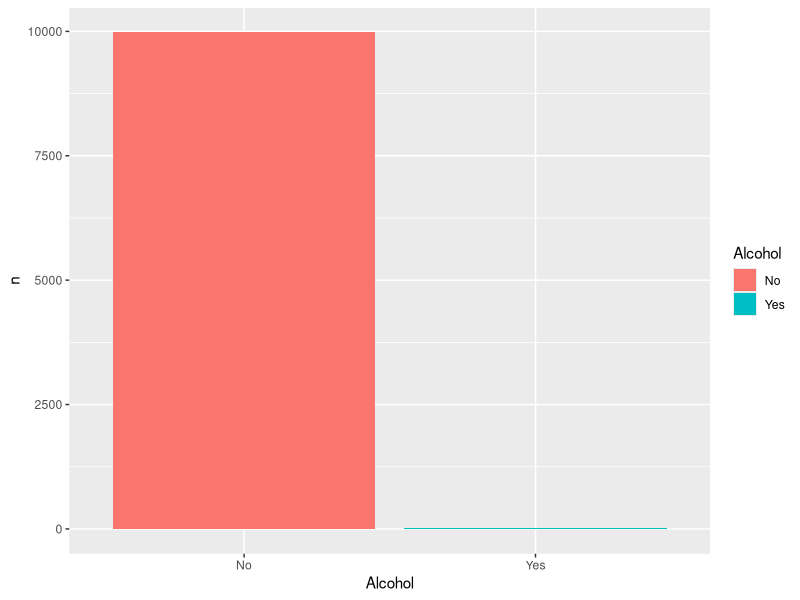

The R script that drew this image:
## ---- chunk 1
#install.packages('rmarkdown')
#install.packages('readxl') -- Used for importing xlsx spreadsheets.
#install.packages('tidyverse')
library(rmarkdown)
library(readxl)
library(tidyverse)
## ---- chunk 2
traff_violations <- read_excel('AttemptTwo.xlsx')
traff_violations

#Description of Violation
most_common_description <- traff_violations %>%
  count(Description) %>%
  arrange(desc(n)) %>%
  slice(1:5)
print(most_common_description)

#Vehicle Year
most_common_vehicle_year <- traff_violations %>%
  count(Year) %>%
  arrange(desc(n)) %>%
  slice(1:10)
print(most_common_vehicle_year)

#Vehicle Make
most_common_vehicle_make <- traff_violations %>%
  count(Make) %>%
  arrange(desc(n)) 
  #%>% slice(1:5)
print(most_common_vehicle_make)

#Vehicle Model
most_common_vehicle_model <- traff_violations %>%
  count(Model) %>%
  arrange(desc(n)) %>%
  slice(1:5)
print(most_common_vehicle_model)

#Race of Driver
most_common_race <- traff_violations %>%
  count(Race) %>%
  arrange(desc(n)) 
  #%>% slice(1:5)
print(most_common_race)

alcohol <- traff_violations %>% count(Alcohol)

ggplot(alcohol, aes(Alcohol, n, fill = Alcohol))+ geom_bar(stat = "identity")
